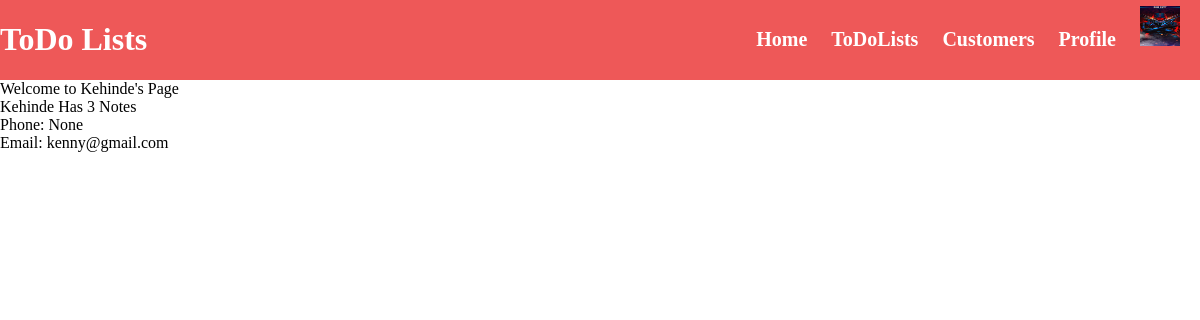
The app's page /all_customers/customer/Kehinde (signed in) with its own data.
### MyApp/models.py (models this page shows, shortened)
class Profile(models.Model):
    user = models.OneToOneField(User, null=True,blank=True,on_delete=models.CASCADE)
    username = models.CharField(max_length=200,null=True,blank=True)
    phone = models.CharField(max_length=50,null=True,blank=True)
    email = models.EmailField(max_length=254,null=True,blank=True)
    image  = models.ImageField(default='profile_picture.png',null=True,blank=True)
    date_created = models.DateTimeField(auto_now_add=True)

### MyApp/decorators.py (the view)
    def wrapper_func(request,*args,**kwargs):
        group = None
        if request.user.groups.exists():
            group = request.user.groups.all()[0].name
        if group == 'customer':
            return redirect('index')
        if group == 'admin':
            return view_func(request,*args, **kwargs)

### MyApp/views.py (called while the page is built)
@login_required(login_url='login')
@admin_only
def customer(request,name):
    group = request.user.groups.all()[0].name
    profiles = Profile.objects.get(username=name)
    notes = profiles.todolist_set.all()
    total_notes = notes.count()
    template = loader.get_template('customer.html')
    context = {
        'profiles':profiles,
        'total_notes':total_notes,
        'notes': notes,
        'group': group,
    }
    return HttpResponse(template.render(context,request))

### MyApp/templates/customer.html
{% extends 'main.html' %}
    {% block content %}
    <p>Welcome to {{profiles.username}}'s Page</p>
    <p>{{profiles.username}} Has {{total_notes}} Notes</p>
    <p>Phone: {{profiles.phone}}</p>
    <p>Email: {{profiles.email}}</p>
    {% endblock %}

### MyApp/templates/head.html (shortened to what this page needs)
<!DOCTYPE html>
<html lang="en">
<head>
</head>
<body>
    <div class="nav">
        <div class="logo">
            <h1>ToDo Lists</h1>
        </div>
        {% if request.user.is_authenticated %}
            {% if group == 'customer' %}
                <div class="links">
                    <a href="{% url 'index' %}">Home</a>
                    <a href="{% url 'todo' %}">ToDoLists</a>
                    <a href="{% url 'add_todo' %}">Add ToDoList</a>
                    <a href="{% url 'user_page' %}">Profile</a>
                    <a href="{% url 'user_page' %}"><span class="profile-pic-icon"><img width="40" height="40" src="{{request.user.profile.image.url}}" alt="....."></span></a>
                </div>
            {% elif group == 'admin' %}
            <div class="links">
                <a href="{% url 'index' %}">Home</a>
                <a href="{% url 'todo' %}">ToDoLists</a>
                <a href="{% url 'all_customers' %}">Customers</a>
                <a href="{% url 'user_page' %}">Profile</a>
                <a href="#"><span class="profile-pic-icon"><img width="40" height="40" src="{{request.user.profile.image.url}}" alt="....."></span></a>
            </div>
            {% endif %}
        {% else %}
            <a href="{% url 'login' %}"><span style="background-color: red;" class="profile-pic-icon"></span></a>
        {% endif %}
    </div>

### MyApp/templates/head.html (style rules this page uses)
.nav { display: flex; justify-content: space-between; align-items: flex-end; width: 100%; height: 80px; border-bottom: 2px solid rgb(238, 88, 88); background-color: rgb(238, 88, 88); }
.logo > h1 { color: white; margin-bottom: 20px; }
.links { position: relative; }
.links a { position: relative; top: 20px; display: inline-block; height: 80px; margin-top: 20px; color: white; text-decoration: none; padding: 10px; font-weight: 900; font-size: 20px; }
.links > a > span > img { top: 30px; }
.profile-pic-icon { width: 50px; height: 50px; display: inline-block; }
* { margin: 0; padding: 0; box-sizing: border-box; }

### records on screen
Profile: username "Kehinde", phone "None", email "kenny@gmail.com"

### other values on screen
{{ total_notes }} "3"
